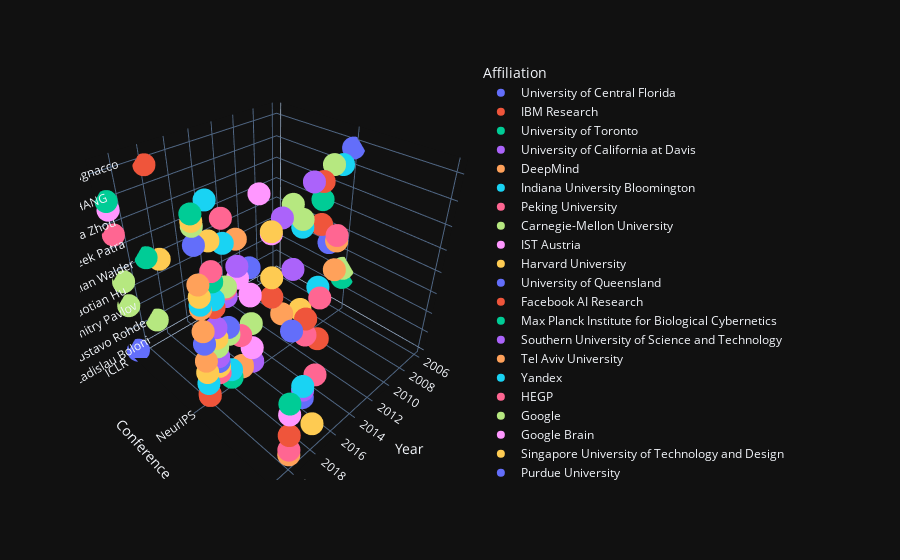

Notebook source saved alongside this figure:
### Markdown cell above
#### Visualising the Data Points

### Code cell
# Visualising the data

fig = px.scatter_3d(papers_df.sample(n=100), x='Year', y='Conference', z='Author',
              color='Affiliation', template="plotly_dark")
# fig.update_layout(margin={"r":0,"t":10,"l":00,"b":100})
fig.show()

### Figure 1 — Plotly figure (JSON) as saved in the notebook; plotly's stock layout.template omitted (floating-point values rounded to 4 significant figures)
{"data": [{"hovertemplate": "Affiliation=University of Central Florida<br>Year=%{x}<br>Conference=%{y}<br>Author=%{z}<extra></extra>", "legendgroup": "University of Central Florida", "marker": {"color": "#636efa", "symbol": "circle"}, "mode": "markers", "name": "University of Central Florida", "scene": "scene", "showlegend": true, "type": "scatter3d", "x": [2021], "y": ["ICLR"], "z": ["Ladislau Boloni"]}, {"hovertemplate": "Affiliation=IBM Research<br>Year=%{x}<br>Conference=%{y}<br>Author=%{z}<extra></extra>", "legendgroup": "IBM Research", "marker": {"color": "#EF553B", "symbol": "circle"}, "mode": "markers", "name": "IBM Research", "scene": "scene", "showlegend": true, "type": "scatter3d", "x": [2020, 2020], "y": ["NeurIPS", "NeurIPS"], "z": ["Jannis Born", "Kailash Gopalakrishnan"]}, {"hovertemplate": "Affiliation=University of Toronto<br>Year=%{x}<br>Conference=%{y}<br>Author=%{z}<extra></extra>", "legendgroup": "University of Toronto", "marker": {"color": "#00cc96", "symbol": "circle"}, "mode": "markers", "name": "University of Toronto", "scene": "scene", "showlegend": true, "type": "scatter3d", "x": [2018], "y": ["NeurIPS"], "z": ["Ethan Fetaya"]}, {"hovertemplate": "Affiliation=University of California at Davis<br>Year=%{x}<br>Conference=%{y}<br>Author=%{z}<extra></extra>", "legendgroup": "University of California at Davis", "marker": {"color": "#ab63fa", "symbol": "circle"}, "mode": "markers", "name": "University of California at Davis", "scene": "scene", "showlegend": true, "type": "scatter3d", "x": [2016], "y": ["NeurIPS"], "z": ["Huasen Wu"]}, {"hovertemplate": "Affiliation=DeepMind<br>Year=%{x}<br>Conference=%{y}<br>Author=%{z}<extra></extra>", "legendgroup": "DeepMind", "marker": {"color": "#FFA15A", "symbol": "circle"}, "mode": "markers", "name": "DeepMind", "scene": "scene", "showlegend": true, "type": "scatter3d", "x": [2017, 2017, 2020], "y": ["NeurIPS", "NeurIPS", "ICML"], "z": ["Pushmeet Kohli", "Nando de Freitas", "Nicolas Heess"]}, {"hovertemplate": "Affiliation=Indiana University Bloomington<br>Year=%{x}<br>Conference=%{y}<br>Author=%{z}<extra></extra>", "legendgroup": "Indiana University Bloomington", "marker": {"color": "#19d3f3", "symbol": "circle"}, "mode": "markers", "name": "Indiana University Bloomington", "scene": "scene", "showlegend": true, "type": "scatter3d", "x": [2018, 2020], "y": ["NeurIPS", "NeurIPS"], "z": ["Yuan Zhou", "Lei Jiang"]}, {"hovertemplate": "Affiliation=Peking University<br>Year=%{x}<br>Conference=%{y}<br>Author=%{z}<extra></extra>", "legendgroup": "Peking University", "marker": {"color": "#FF6692", "symbol": "circle"}, "mode": "markers", "name": "Peking University", "scene": "scene", "showlegend": true, "type": "scatter3d", "x": [2020, 2019], "y": ["ICML", "NeurIPS"], "z": ["Zhouchen Lin", "Liwei Wang"]}, {"hovertemplate": "Affiliation=Carnegie-Mellon University<br>Year=%{x}<br>Conference=%{y}<br>Author=%{z}<extra></extra>", "legendgroup": "Carnegie-Mellon University", "marker": {"color": "#B6E880", "symbol": "circle"}, "mode": "markers", "name": "Carnegie-Mellon University", "scene": "scene", "showlegend": true, "type": "scatter3d", "x": [2019], "y": ["ICLR"], "z": ["Gustavo Rohde"]}, {"hovertemplate": "Affiliation=IST Austria<br>Year=%{x}<br>Conference=%{y}<br>Author=%{z}<extra></extra>", "legendgroup": "IST Austria", "marker": {"color": "#FF97FF", "symbol": "circle"}, "mode": "markers", "name": "IST Austria", "scene": "scene", "showlegend": true, "type": "scatter3d", "x": [2016], "y": ["NeurIPS"], "z": ["Cristina Savin"]}, {"hovertemplate": "Affiliation=Harvard University<br>Year=%{x}<br>Conference=%{y}<br>Author=%{z}<extra></extra>", "legendgroup": "Harvard University", "marker": {"color": "#FECB52", "symbol": "circle"}, "mode": "markers", "name": "Harvard University", "scene": "scene", "showlegend": true, "type": "scatter3d", "x": [2018, 2019, 2020, 2011], "y": ["ICML", "NeurIPS", "NeurIPS", "NeurIPS"], "z": ["Hossein Esfandiari", "Rebekka Burkholz", "Aaron Sonabend", "Todd Zickler"]}, {"hovertemplate": "Affiliation=University of Queensland<br>Year=%{x}<br>Conference=%{y}<br>Author=%{z}<extra></extra>", "legendgroup": "University of Queensland", "marker": {"color": "#636efa", "symbol": "circle"}, "mode": "markers", "name": "University of Queensland", "scene": "scene", "showlegend": true, "type": "scatter3d", "x": [2019], "y": ["NeurIPS"], "z": ["Fred Roosta"]}, {"hovertemplate": "Affiliation=Facebook AI Research<br>Year=%{x}<br>Conference=%{y}<br>Author=%{z}<extra></extra>", "legendgroup": "Facebook AI Research", "marker": {"color": "#EF553B", "symbol": "circle"}, "mode": "markers", "name": "Facebook AI Research", "scene": "scene", "showlegend": true, "type": "scatter3d", "x": [2020], "y": ["ICML"], "z": ["Alessandro Lazaric"]}, {"hovertemplate": "Affiliation=Max Planck Institute for Biological Cybernetics<br>Year=%{x}<br>Conference=%{y}<br>Author=%{z}<extra></extra>", "legendgroup": "Max Planck Institute for Biological Cybernetics", "marker": {"color": "#00cc96", "symbol": "circle"}, "mode": "markers", "name": "Max Planck Institute for Biological Cybernetics", "scene": "scene", "showlegend": true, "type": "scatter3d", "x": [2006], "y": ["NeurIPS"], "z": ["Markus M Maier"]}, {"hovertemplate": "Affiliation=Southern University of Science and Technology<br>Year=%{x}<br>Conference=%{y}<br>Author=%{z}<extra></extra>", "legendgroup": "Southern University of Science and Technology", "marker": {"color": "#ab63fa", "symbol": "circle"}, "mode": "markers", "name": "Southern University of Science and Technology", "scene": "scene", "showlegend": true, "type": "scatter3d", "x": [2019], "y": ["NeurIPS"], "z": ["Ke Tang"]}, {"hovertemplate": "Affiliation=Tel Aviv University<br>Year=%{x}<br>Conference=%{y}<br>Author=%{z}<extra></extra>", "legendgroup": "Tel Aviv University", "marker": {"color": "#FFA15A", "symbol": "circle"}, "mode": "markers", "name": "Tel Aviv University", "scene": "scene", "showlegend": true, "type": "scatter3d", "x": [2013, 2020], "y": ["NeurIPS", "NeurIPS"], "z": ["Noga Alon", "Roi Livni"]}, {"hovertemplate": "Affiliation=Yandex<br>Year=%{x}<br>Conference=%{y}<br>Author=%{z}<extra></extra>", "legendgroup": "Yandex", "marker": {"color": "#19d3f3", "symbol": "circle"}, "mode": "markers", "name": "Yandex", "scene": "scene", "showlegend": true, "type": "scatter3d", "x": [2009], "y": ["NeurIPS"], "z": ["Dmitry Pavlov"]}, {"hovertemplate": "Affiliation=HEGP<br>Year=%{x}<br>Conference=%{y}<br>Author=%{z}<extra></extra>", "legendgroup": "HEGP", "marker": {"color": "#FF6692", "symbol": "circle"}, "mode": "markers", "name": "HEGP", "scene": "scene", "showlegend": true, "type": "scatter3d", "x": [2017], "y": ["NeurIPS"], "z": ["Stephane Oudard"]}, {"hovertemplate": "Affiliation=Google<br>Year=%{x}<br>Conference=%{y}<br>Author=%{z}<extra></extra>", "legendgroup": "Google", "marker": {"color": "#B6E880", "symbol": "circle"}, "mode": "markers", "name": "Google", "scene": "scene", "showlegend": true, "type": "scatter3d", "x": [2006, 2019, 2016, 2021, 2018], "y": ["NeurIPS", "NeurIPS", "NeurIPS", "ICLR", "NeurIPS"], "z": ["Pascal Lamblin", "Chris Harris", "Satyen Kale", "Rewon Child", "Sriram Srinivasan"]}, {"hovertemplate": "Affiliation=Google Brain<br>Year=%{x}<br>Conference=%{y}<br>Author=%{z}<extra></extra>", "legendgroup": "Google Brain", "marker": {"color": "#FF97FF", "symbol": "circle"}, "mode": "markers", "name": "Google Brain", "scene": "scene", "showlegend": true, "type": "scatter3d", "x": [2020], "y": ["ICML"], "z": ["Forest Yang"]}, {"hovertemplate": "Affiliation=Singapore University of Technology and Design<br>Year=%{x}<br>Conference=%{y}<br>Author=%{z}<extra></extra>", "legendgroup": "Singapore University of Technology and Design", "marker": {"color": "#FECB52", "symbol": "circle"}, "mode": "markers", "name": "Singapore University of Technology and Design", "scene": "scene", "showlegend": true, "type": "scatter3d", "x": [2019], "y": ["NeurIPS"], "z": ["Ngoc-Trung Tran"]}, {"hovertemplate": "Affiliation=Purdue University<br>Year=%{x}<br>Conference=%{y}<br>Author=%{z}<extra></extra>", "legendgroup": "Purdue University", "marker": {"color": "#636efa", "symbol": "circle"}, "mode": "markers", "name": "Purdue University", "scene": "scene", "showlegend": true, "type": "scatter3d", "x": [2020, 2018, 2019], "y": ["NeurIPS", "NeurIPS", "ICML"], "z": ["Peizhong Ju", "Xilun Wu", "Jean Honorio"]}, {"hovertemplate": "Affiliation=Harbin Institute of Technology Shenzhen Graduate School(HITSZ)<br>Year=%{x}<br>Conference=%{y}<br>Author=%{z}<extra></extra>", "legendgroup": "Harbin Institute of Technology Shenzhen Graduate School(HITSZ)", "marker": {"color": "#EF553B", "symbol": "circle"}, "mode": "markers", "name": "Harbin Institute of Technology Shenzhen Graduate School(HITSZ)", "scene": "scene", "showlegend": true, "type": "scatter3d", "x": [2014], "y": ["NeurIPS"], "z": ["Baotian Hu"]}, {"hovertemplate": "Affiliation=University of California, Los Angeles<br>Year=%{x}<br>Conference=%{y}<br>Author=%{z}<extra></extra>", "legendgroup": "University of California, Los Angeles", "marker": {"color": "#00cc96", "symbol": "circle"}, "mode": "markers", "name": "University of California, Los Angeles", "scene": "scene", "showlegend": true, "type": "scatter3d", "x": [2020], "y": ["ICML"], "z": ["Guy Van den Broeck"]}, {"hovertemplate": "Affiliation=University of Chicago<br>Year=%{x}<br>Conference=%{y}<br>Author=%{z}<extra></extra>", "legendgroup": "University of Chicago", "marker": {"color": "#ab63fa", "symbol": "circle"}, "mode": "markers", "name": "University of Chicago", "scene": "scene", "showlegend": true, "type": "scatter3d", "x": [2019, 2019], "y": ["NeurIPS", "ICML"], "z": ["Bryon Aragam", "Aaron Elmore"]}, {"hovertemplate": "Affiliation=UC San Diego<br>Year=%{x}<br>Conference=%{y}<br>Author=%{z}<extra></extra>", "legendgroup": "UC San Diego", "marker": {"color": "#FFA15A", "symbol": "circle"}, "mode": "markers", "name": "UC San Diego", "scene": "scene", "showlegend": true, "type": "scatter3d", "x": [2020], "y": ["NeurIPS"], "z": ["Vaishakh R Ravindrakumar"]}, {"hovertemplate": "Affiliation=ETHZ<br>Year=%{x}<br>Conference=%{y}<br>Author=%{z}<extra></extra>", "legendgroup": "ETHZ", "marker": {"color": "#19d3f3", "symbol": "circle"}, "mode": "markers", "name": "ETHZ", "scene": "scene", "showlegend": true, "type": "scatter3d", "x": [2019], "y": ["ICML"], "z": ["Gary Becigneul"]}, {"hovertemplate": "Affiliation=Tencent AI Lab<br>Year=%{x}<br>Conference=%{y}<br>Author=%{z}<extra></extra>", "legendgroup": "Tencent AI Lab", "marker": {"color": "#FF6692", "symbol": "circle"}, "mode": "markers", "name": "Tencent AI Lab", "scene": "scene", "showlegend": true, "type": "scatter3d", "x": [2018], "y": ["ICML"], "z": ["Wenhan Luo"]}, {"hovertemplate": "Affiliation=Facebook AI Research / Georgia Tech<br>Year=%{x}<br>Conference=%{y}<br>Author=%{z}<extra></extra>", "legendgroup": "Facebook AI Research / Georgia Tech", "marker": {"color": "#B6E880", "symbol": "circle"}, "mode": "markers", "name": "Facebook AI Research / Georgia Tech", "scene": "scene", "showlegend": true, "type": "scatter3d", "x": [2021], "y": ["ICLR"], "z": ["Devi Parikh"]}, {"hovertemplate": "Affiliation=Princeton University<br>Year=%{x}<br>Conference=%{y}<br>Author=%{z}<extra></extra>", "legendgroup": "Princeton University", "marker": {"color": "#FF97FF", "symbol": "circle"}, "mode": "markers", "name": "Princeton University", "scene": "scene", "showlegend": true, "type": "scatter3d", "x": [2016, 2016], "y": ["NeurIPS", "NeurIPS"], "z": ["Elad Hazan", "Zhaoran Wang"]}, {"hovertemplate": "Affiliation=Seoul National University<br>Year=%{x}<br>Conference=%{y}<br>Author=%{z}<extra></extra>", "legendgroup": "Seoul National University", "marker": {"color": "#FECB52", "symbol": "circle"}, "mode": "markers", "name": "Seoul National University", "scene": "scene", "showlegend": true, "type": "scatter3d", "x": [2018, 2014], "y": ["ICLR", "NeurIPS"], "z": ["Sewon Min", "Bohyung Han"]}, {"hovertemplate": "Affiliation=Max Planck Institute<br>Year=%{x}<br>Conference=%{y}<br>Author=%{z}<extra></extra>", "legendgroup": "Max Planck Institute", "marker": {"color": "#636efa", "symbol": "circle"}, "mode": "markers", "name": "Max Planck Institute", "scene": "scene", "showlegend": true, "type": "scatter3d", "x": [2008], "y": ["NeurIPS"], "z": ["Christian Walder"]}, {"hovertemplate": "Affiliation=Gatsby Unit, UCL<br>Year=%{x}<br>Conference=%{y}<br>Author=%{z}<extra></extra>", "legendgroup": "Gatsby Unit, UCL", "marker": {"color": "#EF553B", "symbol": "circle"}, "mode": "markers", "name": "Gatsby Unit, UCL", "scene": "scene", "showlegend": true, "type": "scatter3d", "x": [2019], "y": ["NeurIPS"], "z": ["Arthur Gretton"]}, {"hovertemplate": "Affiliation=Nanyang Technological University, Singapore<br>Year=%{x}<br>Conference=%{y}<br>Author=%{z}<extra></extra>", "legendgroup": "Nanyang Technological University, Singapore", "marker": {"color": "#00cc96", "symbol": "circle"}, "mode": "markers", "name": "Nanyang Technological University, Singapore", "scene": "scene", "showlegend": true, "type": "scatter3d", "x": [2019], "y": ["ICLR"], "z": ["Kim-Hui Yap"]}, {"hovertemplate": "Affiliation=University of California, Berkeley<br>Year=%{x}<br>Conference=%{y}<br>Author=%{z}<extra></extra>", "legendgroup": "University of California, Berkeley", "marker": {"color": "#ab63fa", "symbol": "circle"}, "mode": "markers", "name": "University of California, Berkeley", "scene": "scene", "showlegend": true, "type": "scatter3d", "x": [2018], "y": ["NeurIPS"], "z": ["Ronghang Hu"]}, {"hovertemplate": "Affiliation=UMass Amherst<br>Year=%{x}<br>Conference=%{y}<br>Author=%{z}<extra></extra>", "legendgroup": "UMass Amherst", "marker": {"color": "#FFA15A", "symbol": "circle"}, "mode": "markers", "name": "UMass Amherst", "scene": "scene", "showlegend": true, "type": "scatter3d", "x": [2020], "y": ["NeurIPS"], "z": ["Abhinav Agrawal"]}, {"hovertemplate": "Affiliation=Georgia Institute of Technology<br>Year=%{x}<br>Conference=%{y}<br>Author=%{z}<extra></extra>", "legendgroup": "Georgia Institute of Technology", "marker": {"color": "#19d3f3", "symbol": "circle"}, "mode": "markers", "name": "Georgia Institute of Technology", "scene": "scene", "showlegend": true, "type": "scatter3d", "x": [2019, 2020], "y": ["NeurIPS", "NeurIPS"], "z": ["Jacob Abernethy", "Yao Xie"]}, {"hovertemplate": "Affiliation=Guangdong University of Technology<br>Year=%{x}<br>Conference=%{y}<br>Author=%{z}<extra></extra>", "legendgroup": "Guangdong University of Technology", "marker": {"color": "#FF6692", "symbol": "circle"}, "mode": "markers", "name": "Guangdong University of Technology", "scene": "scene", "showlegend": true, "type": "scatter3d", "x": [2018], "y": ["NeurIPS"], "z": ["Ruichu Cai"]}, {"hovertemplate": "Affiliation=TAMU<br>Year=%{x}<br>Conference=%{y}<br>Author=%{z}<extra></extra>", "legendgroup": "TAMU", "marker": {"color": "#B6E880", "symbol": "circle"}, "mode": "markers", "name": "TAMU", "scene": "scene", "showlegend": true, "type": "scatter3d", "x": [2018], "y": ["NeurIPS"], "z": ["Zhangyang Wang"]}, {"hovertemplate": "Affiliation=QUT - ACEMS<br>Year=%{x}<br>Conference=%{y}<br>Author=%{z}<extra></extra>", "legendgroup": "QUT - ACEMS", "marker": {"color": "#FF97FF", "symbol": "circle"}, "mode": "markers", "name": "QUT - ACEMS", "scene": "scene", "showlegend": true, "type": "scatter3d", "x": [2017], "y": ["NeurIPS"], "z": ["Victor Gabillon"]}, {"hovertemplate": "Affiliation=Salesforce<br>Year=%{x}<br>Conference=%{y}<br>Author=%{z}<extra></extra>", "legendgroup": "Salesforce", "marker": {"color": "#FECB52", "symbol": "circle"}, "mode": "markers", "name": "Salesforce", "scene": "scene", "showlegend": true, "type": "scatter3d", "x": [2020], "y": ["NeurIPS"], "z": ["Caiming Xiong"]}, {"hovertemplate": "Affiliation=Data61<br>Year=%{x}<br>Conference=%{y}<br>Author=%{z}<extra></extra>", "legendgroup": "Data61", "marker": {"color": "#636efa", "symbol": "circle"}, "mode": "markers", "name": "Data61", "scene": "scene", "showlegend": true, "type": "scatter3d", "x": [2016], "y": ["NeurIPS"], "z": ["Fang Chen"]}, {"hovertemplate": "Affiliation=EPFL<br>Year=%{x}<br>Conference=%{y}<br>Author=%{z}<extra></extra>", "legendgroup": "EPFL", "marker": {"color": "#EF553B", "symbol": "circle"}, "mode": "markers", "name": "EPFL", "scene": "scene", "showlegend": true, "type": "scatter3d", "x": [2018, 2009], "y": ["ICML", "NeurIPS"], "z": ["Rhicheek Patra", "Wulfram Gerstner"]}, {"hovertemplate": "Affiliation=UC Berkeley<br>Year=%{x}<br>Conference=%{y}<br>Author=%{z}<extra></extra>", "legendgroup": "UC Berkeley", "marker": {"color": "#00cc96", "symbol": "circle"}, "mode": "markers", "name": "UC Berkeley", "scene": "scene", "showlegend": true, "type": "scatter3d", "x": [2019], "y": ["NeurIPS"], "z": ["Richard Zhang"]}, {"hovertemplate": "Affiliation=University of Glasgow<br>Year=%{x}<br>Conference=%{y}<br>Author=%{z}<extra></extra>", "legendgroup": "University of Glasgow", "marker": {"color": "#ab63fa", "symbol": "circle"}, "mode": "markers", "name": "University of Glasgow", "scene": "scene", "showlegend": true, "type": "scatter3d", "x": [2017], "y": ["NeurIPS"], "z": ["Christoph Kayser"]}, {"hovertemplate": "Affiliation=IBM<br>Year=%{x}<br>Conference=%{y}<br>Author=%{z}<extra></extra>", "legendgroup": "IBM", "marker": {"color": "#FFA15A", "symbol": "circle"}, "mode": "markers", "name": "IBM", "scene": "scene", "showlegend": true, "type": "scatter3d", "x": [2020], "y": ["NeurIPS"], "z": ["Pavankumar Murali"]}, {"hovertemplate": "Affiliation=University of Southern California<br>Year=%{x}<br>Conference=%{y}<br>Author=%{z}<extra></extra>", "legendgroup": "University of Southern California", "marker": {"color": "#19d3f3", "symbol": "circle"}, "mode": "markers", "name": "University of Southern California", "scene": "scene", "showlegend": true, "type": "scatter3d", "x": [2011], "y": ["NeurIPS"], "z": ["Yan Liu"]}, {"hovertemplate": "Affiliation=Stanford University<br>Year=%{x}<br>Conference=%{y}<br>Author=%{z}<extra></extra>", "legendgroup": "Stanford University", "marker": {"color": "#FF6692", "symbol": "circle"}, "mode": "markers", "name": "Stanford University", "scene": "scene", "showlegend": true, "type": "scatter3d", "x": [2019, 2019, 2021], "y": ["ICML", "NeurIPS", "ICLR"], "z": ["Peter Bailis", "Zijun Gao", "Chelsea Finn"]}, {"hovertemplate": "Affiliation=Baidu Research<br>Year=%{x}<br>Conference=%{y}<br>Author=%{z}<extra></extra>", "legendgroup": "Baidu Research", "marker": {"color": "#B6E880", "symbol": "circle"}, "mode": "markers", "name": "Baidu Research", "scene": "scene", "showlegend": true, "type": "scatter3d", "x": [2011], "y": ["NeurIPS"], "z": ["Adam Coates"]}, {"hovertemplate": "Affiliation=University of Connecticut<br>Year=%{x}<br>Conference=%{y}<br>Author=%{z}<extra></extra>", "legendgroup": "University of Connecticut", "marker": {"color": "#FF97FF", "symbol": "circle"}, "mode": "markers", "name": "University of Connecticut", "scene": "scene", "showlegend": true, "type": "scatter3d", "x": [2014], "y": ["NeurIPS"], "z": ["Jinbo Bi"]}, {"hovertemplate": "Affiliation=Carnegie Mellon University<br>Year=%{x}<br>Conference=%{y}<br>Author=%{z}<extra></extra>", "legendgroup": "Carnegie Mellon University", "marker": {"color": "#FECB52", "symbol": "circle"}, "mode": "markers", "name": "Carnegie Mellon University", "scene": "scene", "showlegend": true, "type": "scatter3d", "x": [2014], "y": ["NeurIPS"], "z": ["Pradeep Ravikumar"]}, {"hovertemplate": "Affiliation=Nanjing University<br>Year=%{x}<br>Conference=%{y}<br>Author=%{z}<extra></extra>", "legendgroup": "Nanjing University", "marker": {"color": "#636efa", "symbol": "circle"}, "mode": "markers", "name": "Nanjing University", "scene": "scene", "showlegend": true, "type": "scatter3d", "x": [2020], "y": ["ICML"], "z": ["Zhi-Hua Zhou"]}, {"hovertemplate": "Affiliation=Tel Aviv University and Google<br>Year=%{x}<br>Conference=%{y}<br>Author=%{z}<extra></extra>", "legendgroup": "Tel Aviv University and Google", "marker": {"color": "#EF553B", "symbol": "circle"}, "mode": "markers", "name": "Tel Aviv University and Google", "scene": "scene", "showlegend": true, "type": "scatter3d", "x": [2019], "y": ["ICML"], "z": ["Haim Kaplan"]}, {"hovertemplate": "Affiliation=G-Research<br>Year=%{x}<br>Conference=%{y}<br>Author=%{z}<extra></extra>", "legendgroup": "G-Research", "marker": {"color": "#00cc96", "symbol": "circle"}, "mode": "markers", "name": "G-Research", "scene": "scene", "showlegend": true, "type": "scatter3d", "x": [2009], "y": ["NeurIPS"], "z": ["Pasi Jylänki"]}, {"hovertemplate": "Affiliation=Google Brain  &  CREST - ENSAE<br>Year=%{x}<br>Conference=%{y}<br>Author=%{z}<extra></extra>", "legendgroup": "Google Brain  &  CREST - ENSAE", "marker": {"color": "#ab63fa", "symbol": "circle"}, "mode": "markers", "name": "Google Brain  &  CREST - ENSAE", "scene": "scene", "showlegend": true, "type": "scatter3d", "x": [2013], "y": ["NeurIPS"], "z": ["Marco Cuturi"]}, {"hovertemplate": "Affiliation=University of Michigan<br>Year=%{x}<br>Conference=%{y}<br>Author=%{z}<extra></extra>", "legendgroup": "University of Michigan", "marker": {"color": "#FFA15A", "symbol": "circle"}, "mode": "markers", "name": "University of Michigan", "scene": "scene", "showlegend": true, "type": "scatter3d", "x": [2017], "y": ["NeurIPS"], "z": ["Jian Wang"]}, {"hovertemplate": "Affiliation=KAUST<br>Year=%{x}<br>Conference=%{y}<br>Author=%{z}<extra></extra>", "legendgroup": "KAUST", "marker": {"color": "#19d3f3", "symbol": "circle"}, "mode": "markers", "name": "KAUST", "scene": "scene", "showlegend": true, "type": "scatter3d", "x": [2018], "y": ["NeurIPS"], "z": ["Peter Richtarik"]}, {"hovertemplate": "Affiliation=Heidelberg University<br>Year=%{x}<br>Conference=%{y}<br>Author=%{z}<extra></extra>", "legendgroup": "Heidelberg University", "marker": {"color": "#FF6692", "symbol": "circle"}, "mode": "markers", "name": "Heidelberg University", "scene": "scene", "showlegend": true, "type": "scatter3d", "x": [2018], "y": ["ICML"], "z": ["Felix Draxler"]}, {"hovertemplate": "Affiliation=Brown University<br>Year=%{x}<br>Conference=%{y}<br>Author=%{z}<extra></extra>", "legendgroup": "Brown University", "marker": {"color": "#B6E880", "symbol": "circle"}, "mode": "markers", "name": "Brown University", "scene": "scene", "showlegend": true, "type": "scatter3d", "x": [2012], "y": ["NeurIPS"], "z": ["Amy Greenwald"]}, {"hovertemplate": "Affiliation=Facebook AI<br>Year=%{x}<br>Conference=%{y}<br>Author=%{z}<extra></extra>", "legendgroup": "Facebook AI", "marker": {"color": "#FF97FF", "symbol": "circle"}, "mode": "markers", "name": "Facebook AI", "scene": "scene", "showlegend": true, "type": "scatter3d", "x": [2021], "y": ["ICLR"], "z": ["Bilal Alsallakh"]}, {"hovertemplate": "Affiliation=Ant Financial<br>Year=%{x}<br>Conference=%{y}<br>Author=%{z}<extra></extra>", "legendgroup": "Ant Financial", "marker": {"color": "#FECB52", "symbol": "circle"}, "mode": "markers", "name": "Ant Financial", "scene": "scene", "showlegend": true, "type": "scatter3d", "x": [2019], "y": ["NeurIPS"], "z": ["Chaochao Chen"]}, {"hovertemplate": "Affiliation=University of Illinois at Urbana Champaign<br>Year=%{x}<br>Conference=%{y}<br>Author=%{z}<extra></extra>", "legendgroup": "University of Illinois at Urbana Champaign", "marker": {"color": "#636efa", "symbol": "circle"}, "mode": "markers", "name": "University of Illinois at Urbana Champaign", "scene": "scene", "showlegend": true, "type": "scatter3d", "x": [2020], "y": ["NeurIPS"], "z": ["Konik Kothari"]}, {"hovertemplate": "Affiliation=Universite Laval<br>Year=%{x}<br>Conference=%{y}<br>Author=%{z}<extra></extra>", "legendgroup": "Universite Laval", "marker": {"color": "#EF553B", "symbol": "circle"}, "mode": "markers", "name": "Universite Laval", "scene": "scene", "showlegend": true, "type": "scatter3d", "x": [2009], "y": ["NeurIPS"], "z": ["Alexandre Lacasse"]}, {"hovertemplate": "Affiliation=University of Virginia<br>Year=%{x}<br>Conference=%{y}<br>Author=%{z}<extra></extra>", "legendgroup": "University of Virginia", "marker": {"color": "#00cc96", "symbol": "circle"}, "mode": "markers", "name": "University of Virginia", "scene": "scene", "showlegend": true, "type": "scatter3d", "x": [2021], "y": ["ICLR"], "z": ["XIAO ZHANG"]}, {"hovertemplate": "Affiliation=Rutgers University<br>Year=%{x}<br>Conference=%{y}<br>Author=%{z}<extra></extra>", "legendgroup": "Rutgers University", "marker": {"color": "#ab63fa", "symbol": "circle"}, "mode": "markers", "name": "Rutgers University", "scene": "scene", "showlegend": true, "type": "scatter3d", "x": [2010], "y": ["NeurIPS"], "z": ["Manish Singh"]}, {"hovertemplate": "Affiliation=University of Texas at Austin<br>Year=%{x}<br>Conference=%{y}<br>Author=%{z}<extra></extra>", "legendgroup": "University of Texas at Austin", "marker": {"color": "#FFA15A", "symbol": "circle"}, "mode": "markers", "name": "University of Texas at Austin", "scene": "scene", "showlegend": true, "type": "scatter3d", "x": [2017], "y": ["ICML"], "z": ["Adam Klivans"]}, {"hovertemplate": "Affiliation=University of Munich<br>Year=%{x}<br>Conference=%{y}<br>Author=%{z}<extra></extra>", "legendgroup": "University of Munich", "marker": {"color": "#19d3f3", "symbol": "circle"}, "mode": "markers", "name": "University of Munich", "scene": "scene", "showlegend": true, "type": "scatter3d", "x": [2007], "y": ["NeurIPS"], "z": ["Shipeng Yu"]}, {"hovertemplate": "Affiliation=Queen Mary, University of London<br>Year=%{x}<br>Conference=%{y}<br>Author=%{z}<extra></extra>", "legendgroup": "Queen Mary, University of London", "marker": {"color": "#FF6692", "symbol": "circle"}, "mode": "markers", "name": "Queen Mary, University of London", "scene": "scene", "showlegend": true, "type": "scatter3d", "x": [2018], "y": ["NeurIPS"], "z": ["xu lan"]}, {"hovertemplate": "Affiliation=Massachusetts Institute of Technology<br>Year=%{x}<br>Conference=%{y}<br>Author=%{z}<extra></extra>", "legendgroup": "Massachusetts Institute of Technology", "marker": {"color": "#B6E880", "symbol": "circle"}, "mode": "markers", "name": "Massachusetts Institute of Technology", "scene": "scene", "showlegend": true, "type": "scatter3d", "x": [2008, 2020], "y": ["NeurIPS", "NeurIPS"], "z": ["Viren Jain", "Wilko Schwarting"]}, {"hovertemplate": "Affiliation=NICTA<br>Year=%{x}<br>Conference=%{y}<br>Author=%{z}<extra></extra>", "legendgroup": "NICTA", "marker": {"color": "#FF97FF", "symbol": "circle"}, "mode": "markers", "name": "NICTA", "scene": "scene", "showlegend": true, "type": "scatter3d", "x": [2015], "y": ["NeurIPS"], "z": ["Justin Domke"]}, {"hovertemplate": "Affiliation=University of Wisconsin Madison<br>Year=%{x}<br>Conference=%{y}<br>Author=%{z}<extra></extra>", "legendgroup": "University of Wisconsin Madison", "marker": {"color": "#FECB52", "symbol": "circle"}, "mode": "markers", "name": "University of Wisconsin Madison", "scene": "scene", "showlegend": true, "type": "scatter3d", "x": [2020], "y": ["NeurIPS"], "z": ["Yingyu Liang"]}, {"hovertemplate": "Affiliation=MIT<br>Year=%{x}<br>Conference=%{y}<br>Author=%{z}<extra></extra>", "legendgroup": "MIT", "marker": {"color": "#636efa", "symbol": "circle"}, "mode": "markers", "name": "MIT", "scene": "scene", "showlegend": true, "type": "scatter3d", "x": [2006], "y": ["NeurIPS"], "z": ["Josh Tenenbaum"]}, {"hovertemplate": "Affiliation=Columbia University<br>Year=%{x}<br>Conference=%{y}<br>Author=%{z}<extra></extra>", "legendgroup": "Columbia University", "marker": {"color": "#EF553B", "symbol": "circle"}, "mode": "markers", "name": "Columbia University", "scene": "scene", "showlegend": true, "type": "scatter3d", "x": [2018], "y": ["ICLR"], "z": ["Scott Linderman"]}, {"hovertemplate": "Affiliation=ANITI<br>Year=%{x}<br>Conference=%{y}<br>Author=%{z}<extra></extra>", "legendgroup": "ANITI", "marker": {"color": "#00cc96", "symbol": "circle"}, "mode": "markers", "name": "ANITI", "scene": "scene", "showlegend": true, "type": "scatter3d", "x": [2020], "y": ["NeurIPS"], "z": ["Thomas Gerspacher"]}, {"hovertemplate": "Affiliation=IPhT, CEA Saclay<br>Year=%{x}<br>Conference=%{y}<br>Author=%{z}<extra></extra>", "legendgroup": "IPhT, CEA Saclay", "marker": {"color": "#ab63fa", "symbol": "circle"}, "mode": "markers", "name": "IPhT, CEA Saclay", "scene": "scene", "showlegend": true, "type": "scatter3d", "x": [2020], "y": ["ICML"], "z": ["Francesca Mignacco"]}, {"hovertemplate": "Affiliation=ETH Zurich<br>Year=%{x}<br>Conference=%{y}<br>Author=%{z}<extra></extra>", "legendgroup": "ETH Zurich", "marker": {"color": "#FFA15A", "symbol": "circle"}, "mode": "markers", "name": "ETH Zurich", "scene": "scene", "showlegend": true, "type": "scatter3d", "x": [2017], "y": ["ICML"], "z": ["Andreas Krause"]}, {"hovertemplate": "Affiliation=Huawei Technologies<br>Year=%{x}<br>Conference=%{y}<br>Author=%{z}<extra></extra>", "legendgroup": "Huawei Technologies", "marker": {"color": "#19d3f3", "symbol": "circle"}, "mode": "markers", "name": "Huawei Technologies", "scene": "scene", "showlegend": true, "type": "scatter3d", "x": [2019], "y": ["NeurIPS"], "z": ["Chunjing XU"]}, {"hovertemplate": "Affiliation=University of Massachusetts, Amherst<br>Year=%{x}<br>Conference=%{y}<br>Author=%{z}<extra></extra>", "legendgroup": "University of Massachusetts, Amherst", "marker": {"color": "#FF6692", "symbol": "circle"}, "mode": "markers", "name": "University of Massachusetts, Amherst", "scene": "scene", "showlegend": true, "type": "scatter3d", "x": [2017], "y": ["ICML"], "z": ["Gerome Miklau"]}], "layout": {"legend": {"title": {"text": "Affiliation"}, "tracegroupgap": 0}, "margin": {"t": 60}, "scene": {"domain": {"x": [0, 1], "y": [0, 1]}, "xaxis": {"title": {"text": "Year"}}, "yaxis": {"title": {"text": "Conference"}}, "zaxis": {"title": {"text": "Author"}}}}}
